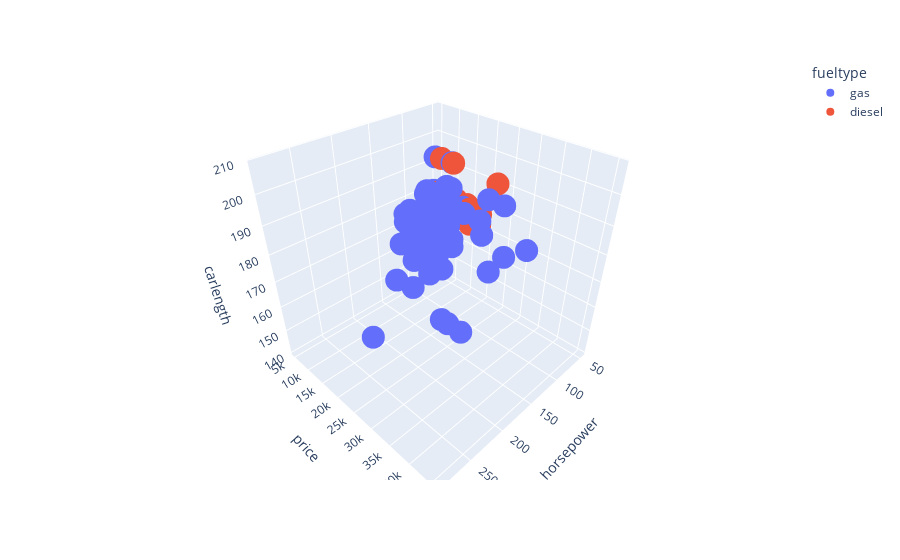

Source (notebook cell):
### Code cell
px.scatter_3d(data_frame = df , x = "horsepower" , y = "price" , z = "carlength" , color = "fueltype")

### Figure 1 — Plotly figure (JSON) as saved in the notebook; plotly's stock layout.template omitted (floating-point values rounded to 4 significant figures; data arrays with more than 128 entries replaced by an {"elided": "..."} marker saying what was removed)
{"data": [{"hovertemplate": "fueltype=gas<br>horsepower=%{x}<br>price=%{y}<br>carlength=%{z}<extra></extra>", "legendgroup": "gas", "marker": {"color": "#636efa", "symbol": "circle"}, "mode": "markers", "name": "gas", "scene": "scene", "showlegend": true, "type": "scatter3d", "x": {"elided": "185 int values"}, "y": {"elided": "185 float values"}, "z": {"elided": "185 float values"}}, {"hovertemplate": "fueltype=diesel<br>horsepower=%{x}<br>price=%{y}<br>carlength=%{z}<extra></extra>", "legendgroup": "diesel", "marker": {"color": "#EF553B", "symbol": "circle"}, "mode": "markers", "name": "diesel", "scene": "scene", "showlegend": true, "type": "scatter3d", "x": [64, 72, 123, 123, 123, 123, 55, 95, 95, 95, 95, 95, 56, 56, 73, 52, 52, 68, 68, 106], "y": [10800.0, 18340.0, 25550.0, 28250.0, 28180.0, 31600.0, 7099.0, 13200.0, 13860.0, 16900.0, 17080.0, 17950.0, 7898.0, 7788.0, 10700.0, 7775.0, 7995.0, 9495.0, 13840.0, 22470.0], "z": [177.8, 175.0, 190.9, 190.9, 187.5, 202.6, 165.3, 186.7, 198.9, 186.7, 198.9, 186.7, 166.3, 166.3, 175.6, 171.7, 171.7, 171.7, 180.2, 188.8]}], "layout": {"legend": {"title": {"text": "fueltype"}, "tracegroupgap": 0}, "margin": {"t": 60}, "scene": {"domain": {"x": [0, 1], "y": [0, 1]}, "xaxis": {"title": {"text": "horsepower"}}, "yaxis": {"title": {"text": "price"}}, "zaxis": {"title": {"text": "carlength"}}}}}
